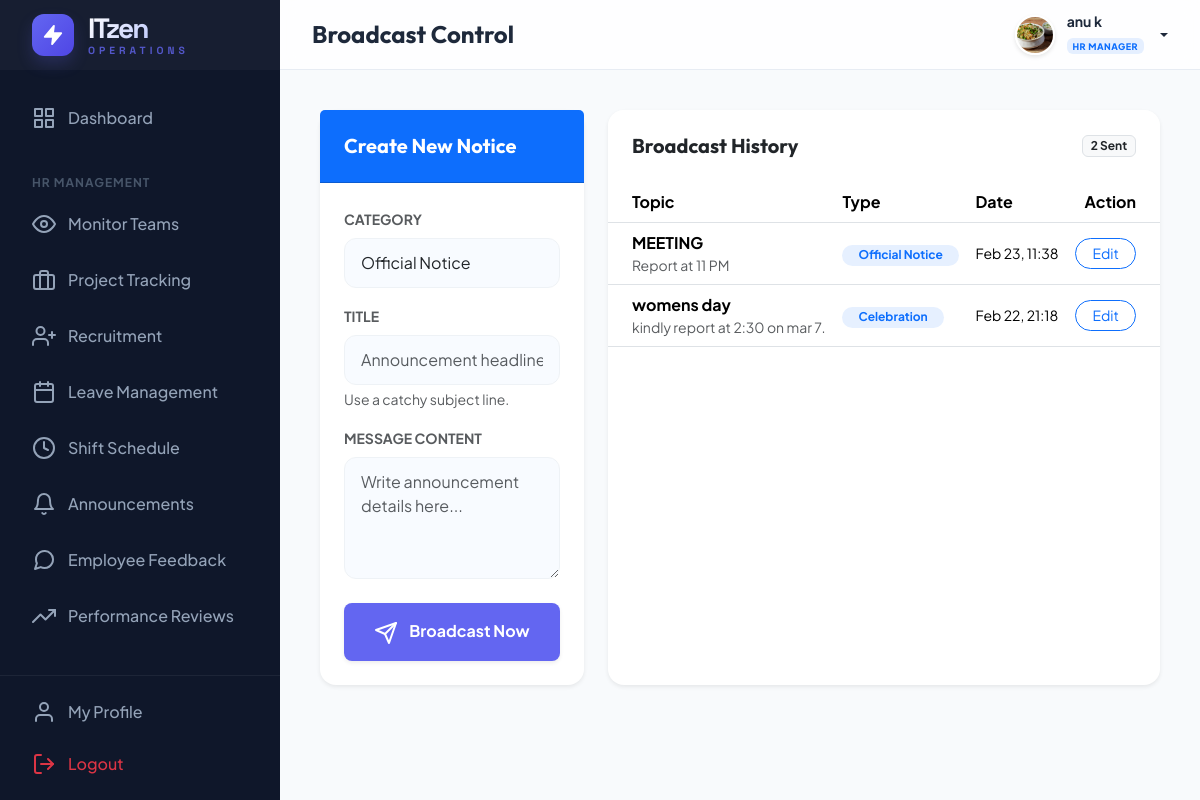
Page /hr/announcements/ (signed in) on the committed database.
### management/models.py (models this page shows, shortened)
class CustomUser(AbstractUser):
    ROLE_CHOICES = (
        ('ADMIN', 'Admin'),
        ('HR', 'HR Manager'),
        ('EMPLOYEE', 'Employee'),
    )
    DEPT_CHOICES = (
        ('DEVELOPMENT', 'Software Development'),
        ('DESIGN', 'UI/UX Design'),
        ('QA', 'Quality Assurance'),
        ('HR', 'Human Resources'),
        ('MARKETING', 'Digital Marketing'),
        ('SALES', 'Sales & Business'),
        ('SUPPORT', 'IT Support & Security'),
    )
    LEVEL_CHOICES = (
        ('JUNIOR', 'Junior Level (Level 1)'),
        ('INTERMEDIATE', 'Intermediate (Level 2)'),
        ('SENIOR', 'Senior Level (Level 3)'),
        ('LEAD', 'Lead Level (Level 4)'),
        ('EXPERT', 'Expert Level (Level 5)'),
    )
    role = models.CharField(max_length=20, choices=ROLE_CHOICES, default='EMPLOYEE')
    phone = models.CharField(max_length=15, blank=True, null=True)
    profile_pic = models.ImageField(upload_to='profile_pics/', blank=True, null=True)
    department = models.CharField(max_length=50, choices=DEPT_CHOICES, blank=True, null=True)
    designation = models.CharField(max_length=100, blank=True, null=True)
    level = models.CharField(max_length=20, choices=LEVEL_CHOICES, default='JUNIOR')
    date_of_joining = models.DateField(blank=True, null=True)
    def is_admin(self):
        return self.role == 'ADMIN' or self.is_superuser
    def is_hr(self):
        return self.role == 'HR'
    def is_employee(self):
        return self.role == 'EMPLOYEE' and not self.is_superuser and not self.role == 'HR'

class Announcement(models.Model):
    CATEGORY_CHOICES = (
        ('MEETING', 'Meeting'),
        ('CELEBRATION', 'Celebration'),
        ('OFFICIAL', 'Official Notice'),
        ('URGENT', 'Urgent Alert'),
    )
    title = models.CharField(max_length=200)
    content = models.TextField()
    category = models.CharField(max_length=20, choices=CATEGORY_CHOICES, default='OFFICIAL')
    created_at = models.DateTimeField(auto_now_add=True)
    author = models.ForeignKey(CustomUser, on_delete=models.CASCADE)

### management/views.py (the view)
# urls.py: path('hr/announcements/', views.hr_announcements, name='hr_announcements'),
@login_required
def hr_announcements(request):
    if not (request.user.is_hr() or request.user.is_admin()): return redirect('dashboard')
    if request.method == 'POST':
        form = AnnouncementForm(request.POST)
        if form.is_valid():
            announcement = form.save(commit=False)
            announcement.author = request.user
            announcement.save()
            messages.success(request, "Official announcement broadcast successfully!")
            return redirect('hr_announcements')
    else:
        form = AnnouncementForm()
    announcements = Announcement.objects.all().order_by('-created_at')
    return render(request, 'hr/announcements.html', {'form': form, 'announcements': announcements})

### management/forms.py (shortened to what this page needs)
class AnnouncementForm(forms.ModelForm):
    class Meta:
        model = Announcement
        fields = ['title', 'content', 'category']
        widgets = {
            'title': forms.TextInput(attrs={'class': 'form-control', 'placeholder': 'Announcement headline...'}),
            'content': forms.Textarea(attrs={'class': 'form-control', 'rows': 4, 'placeholder': 'Write announcement details here...'}),
            'category': forms.Select(attrs={'class': 'form-control'}),
        }
        error_messages = {
            'title': {'required': 'Announcement title is required.'},
            'content': {'required': 'Announcement content cannot be empty.'},
            'category': {'required': 'Please select a category.'},
        }

### templates/hr/announcements.html (shortened to what this page needs)
{% extends 'base.html' %}
{% block page_title %}Broadcast Control{% endblock %}
{% block content %}
<div class="row g-4">
    <div class="col-lg-4">
        <div class="card border-0 shadow-sm rounded-4 h-100">
            <div class="card-header bg-primary text-white p-4">
                <h5 class="fw-bold mb-0">Create New Notice</h5>
            </div>
            <div class="card-body p-4">
                <form method="POST">
                    <div class="mb-3">
                        <label class="form-label small fw-bold text-uppercase opacity-75">Category</label>
                        {{ form.category }}
                    </div>
                    <div class="mb-3">
                        <label class="form-label small fw-bold text-uppercase opacity-75">Title</label>
                        {{ form.title }}
                        <div class="form-text small">Use a catchy subject line.</div>
                    </div>
                    <div class="mb-4">
                        <label class="form-label small fw-bold text-uppercase opacity-75">Message Content</label>
                        {{ form.content }}
                    </div>
                    <button type="submit" class="btn btn-primary w-100 py-3 rounded-3 fw-bold shadow-sm">
                        <i data-feather="send" class="me-2"></i> Broadcast Now
                    </button>
                </form>
            </div>
        </div>
    </div>
    <div class="col-lg-8">
        <div class="card border-0 shadow-sm rounded-4 overflow-hidden h-100">
            <div class="card-header bg-white border-0 p-4 d-flex justify-content-between align-items-center">
                <h5 class="fw-bold mb-0">Broadcast History</h5>
                <span class="badge bg-light text-dark border fw-bold">{{ announcements.count }} Sent</span>
            </div>
            <div class="table-responsive">
                <table class="table table-hover align-middle mb-0">
                    <thead class="bg-light">
                        <tr>
                            <th class="ps-4">Topic</th>
                            <th>Type</th>
                            <th>Date</th>
                            <th class="pe-4 text-end">Action</th>
                        </tr>
                    </thead>
                    <tbody>
                        {% for ann in announcements %}
                        <tr>
                            <td class="ps-4">
                                <div class="fw-bold">{{ ann.title }}</div>
                                <div class="small text-truncate text-muted" style="max-width: 250px;">{{ ann.content }}
                                </div>
                            </td>
                            <td>
                                <span
                                    class="badge {% if ann.category == 'URGENT' %}bg-danger{% else %}bg-soft-primary text-primary{% endif %} rounded-pill px-3">
                                    {{ ann.get_category_display }}
                                </span>
                            </td>
                            <td class="small">{{ ann.created_at|date:"M d, H:i" }}</td>
                            <td class="pe-4 text-end">
                                <a href="{% url 'edit_announcement' ann.id %}"
                                    class="btn btn-sm btn-outline-primary rounded-pill px-3">Edit</a>
                            </td>
                        </tr>
                        {% empty %}
                        <tr>
                            <td colspan="4" class="text-center py-5 text-muted">No history found.</td>
                        </tr>
                        {% endfor %}
                    </tbody>
                </table>
            </div>
        </div>
    </div>
</div>
{% endblock %}

### templates/base.html (shortened to what this page needs)
{% load static %}
<!DOCTYPE html>
<html lang="en">
<head>
    <link href="https://cdn.jsdelivr.net/npm/bootstrap@5.3.2/dist/css/bootstrap.min.css" rel="stylesheet">
</head>
<body>
    <aside class="sidebar" id="sidebar">
        <div class="sidebar-header">
            <a href="{% url 'dashboard' %}" class="sidebar-logo">
                <div class="logo-circle">
                    <i data-feather="zap" style="width: 22px; height: 22px; fill: #fff;"></i>
                </div>
                <div class="logo-text">
                    <span class="logo-main">ITzen</span>
                    <span class="logo-sub">Operations</span>
                </div>
            </a>
        </div>
        <nav class="sidebar-nav">
            <ul class="nav-list">
                <li class="nav-item">
                    <a href="{% url 'dashboard' %}"
                        class="nav-link {% if request.resolver_match.url_name == 'dashboard' %}active{% endif %}">
                        <i data-feather="grid"></i> Dashboard
                    </a>
                </li>
                {% if user.is_hr %}
                <li class="nav-caption">HR Management</li>
                <li class="nav-item">
                    <a href="{% url 'hr_monitor' %}" class="nav-link">
                        <i data-feather="eye"></i> Monitor Teams
                    </a>
                </li>
                <li class="nav-item">
                    <a href="{% url 'hr_track_projects' %}" class="nav-link">
                        <i data-feather="briefcase"></i> Project Tracking
                    </a>
                </li>
                <li class="nav-item">
                    <a href="{% url 'hr_recruitment' %}" class="nav-link">
                        <i data-feather="user-plus"></i> Recruitment
                    </a>
                </li>
                <li class="nav-item">
                    <a href="{% url 'hr_leave_management' %}" class="nav-link">
                        <i data-feather="calendar"></i> Leave Management
                    </a>
                </li>
                <li class="nav-item">
                    <a href="{% url 'hr_shifts' %}" class="nav-link">
                        <i data-feather="clock"></i> Shift Schedule
                    </a>
                </li>
                <li class="nav-item">
                    <a href="{% url 'hr_announcements' %}" class="nav-link">
                        <i data-feather="bell"></i> Announcements
                    </a>
                </li>
                <li class="nav-item">
                    <a href="{% url 'hr_manage_feedback' %}" class="nav-link">
                        <i data-feather="message-circle"></i> Employee Feedback
                    </a>
                </li>
                <li class="nav-item">
                    <a href="{% url 'hr_performance_reviews' %}" class="nav-link">
                        <i data-feather="trending-up"></i> Performance Reviews
                    </a>
                </li>
                {% endif %}
            </ul>
        </nav>
        <div class="sidebar-footer">
            <a href="{% url 'employee_profile' %}" class="nav-link mb-1">
                <i data-feather="user"></i> My Profile
            </a>
            <a href="{% url 'logout' %}" class="nav-link text-danger">
                <i data-feather="log-out"></i> Logout
            </a>
        </div>
    </aside>
    <div class="main-wrapper">
        <header class="header">
            <div class="d-flex align-items-center">
                <h4 class="mb-0 fw-bold">{% block page_title %}Overview{% endblock %}</h4>
            </div>
            <div class="d-flex align-items-center gap-3">
                <div class="dropdown">
                    <a href="#" class="user-dropdown-toggle dropdown-toggle" data-bs-toggle="dropdown">
                        <img src="{% if user.profile_pic %}{{ user.profile_pic.url }}{% else %}https://ui-avatars.com/api/?name={{ user.username }}&background=6366f1&color=fff{% endif %}"
                            alt="user" class="avatar-img">
                        <div class="d-none d-md-block text-start">
                            <div class="small fw-bold lh-1 mb-1">{{ user.get_full_name|default:user.username }}</div>
                            <span class="badge bg-primary bg-opacity-10 text-primary border-0"
                                style="font-size: 9px; letter-spacing: 0.5px; text-transform: uppercase; font-weight: 800;">
                                {{ user.get_role_display|default:user.role }}
                            </span>
                        </div>
                    </a>
                </div>
            </div>
        </header>
        <main class="content-area">
            {% block content %}{% endblock %}
        </main>
    </div>
</body>
</html>

### templates/base.html (style rules this page uses)
:root { --primary: #6366f1; --primary-dark: #4f46e5; --secondary: #64748b; --accent: #f43f5e; --bg-body: #f8fafc; --bg-sidebar: #0f172a; --text-main: #1e293b; --glass-bg: rgba(255, 255, 255, 0.8); --sidebar-width: 280px; --header-height: 70px; --card-shadow: 0 10px 15px -3px rgba(0, 0, 0, 0.1), 0 4px 6px -2px rgba(0, 0, 0, 0.05); --transition: all 0.3s cubic-bezier(0.4, 0, 0.2, 1); }
body { font-family: 'Plus Jakarta Sans', sans-serif; background-color: var(--bg-body); color: var(--text-main); margin: 0; overflow-x: hidden; }
h1, h2, h3, h4, h5, h6 { font-family: 'Outfit', sans-serif; font-weight: 600; }
.sidebar { width: var(--sidebar-width); height: 100vh; background-color: var(--bg-sidebar); position: fixed; left: 0; top: 0; z-index: 1000; transition: var(--transition); color: #94a3b8; display: flex; flex-direction: column; }
.sidebar-nav { flex: 1; overflow-y: auto; overflow-x: hidden; scrollbar-width: thin; scrollbar-color: rgba(255, 255, 255, 0.08) transparent; }
.sidebar-footer { border-top: 1px solid rgba(255, 255, 255, 0.06); padding: 0.75rem 1rem; flex-shrink: 0; }
.sidebar-header { height: var(--header-height); display: flex; align-items: center; padding: 0 2rem; background: rgba(255, 255, 255, 0.03); }
.sidebar-logo { color: #fff; font-family: 'Space Grotesk', sans-serif; font-size: 1.75rem; font-weight: 800; text-decoration: none; display: flex; align-items: center; gap: 14px; transition: var(--transition); }
.logo-text { display: flex; flex-direction: column; line-height: 1; }
.logo-main { letter-spacing: -2px; background: linear-gradient(135deg, #fff 0%, #a5b4fc 100%); -webkit-background-clip: text; background-clip: text; -webkit-text-fill-color: transparent; }
.logo-sub { font-size: 0.65rem; text-transform: uppercase; letter-spacing: 4px; color: var(--primary); font-weight: 700; margin-top: 4px; opacity: 0.8; }
.logo-circle { width: 42px; height: 42px; background: linear-gradient(135deg, var(--primary) 0%, var(--primary-dark) 100%); border-radius: 12px; display: flex; align-items: center; justify-content: center; position: relative; box-shadow: 0 8px 16px rgba(99, 102, 241, 0.2); overflow: hidden; }
.logo-circle::after { content: ''; position: absolute; inset: 0; background: linear-gradient(45deg, transparent, rgba(255, 255, 255, 0.2), transparent); transform: translateX(-100%); transition: 0.5s; }
.nav-list { list-style: none; padding: 1.5rem 1rem; margin: 0; }
.nav-item { margin-bottom: 0.5rem; }
.nav-link { display: flex; align-items: center; padding: 0.75rem 1rem; color: #94a3b8; text-decoration: none; border-radius: 12px; transition: var(--transition); gap: 12px; font-weight: 500; }
.nav-caption { font-size: 0.75rem; text-transform: uppercase; letter-spacing: 1px; font-weight: 700; color: #475569; padding: 1.5rem 1rem 0.5rem; }
.main-wrapper { margin-left: var(--sidebar-width); min-height: 100vh; transition: var(--transition); }
.header { height: var(--header-height); background: var(--glass-bg); backdrop-filter: blur(10px); border-bottom: 1px solid rgba(226, 232, 240, 0.8); position: sticky; top: 0; z-index: 999; display: flex; align-items: center; justify-content: space-between; padding: 0 2rem; }
.content-area { padding: 2.5rem; }
.card { background: #fff; border: none; border-radius: 16px; box-shadow: var(--card-shadow); transition: var(--transition); }
.btn-primary { background: var(--primary); border: none; padding: 0.75rem 1.5rem; border-radius: 10px; font-weight: 600; transition: var(--transition); }
.user-dropdown-toggle { display: flex; align-items: center; gap: 12px; text-decoration: none; color: var(--text-main); font-weight: 600; }
.avatar-img { width: 40px; height: 40px; border-radius: 50%; object-fit: cover; border: 2px solid #fff; box-shadow: 0 2px 4px rgba(0, 0, 0, 0.1); }

### templates/hr/announcements.html (style rules this page uses)
.bg-soft-primary { background-color: rgba(13, 110, 253, 0.1); }
select.form-control, input.form-control, textarea.form-control { border-radius: 12px; padding: 0.75rem 1rem; border: 1px solid #eef2f6; background-color: #f8fbff; }

### rows in the picture
CustomUser: profile_pic (picture), get_full_name "anu k", role "HR MANAGER"
Announcement: title "MEETING", content "Report at 11 PM", category "Official Notice", created_at "Feb 23, 11:38"
Announcement: title "womens day", content "kindly report at 2:30 on mar 7.", category "Celebration", created_at "Feb 22, 21:18"

### other values in the picture
{{ announcements.count }} "2"
